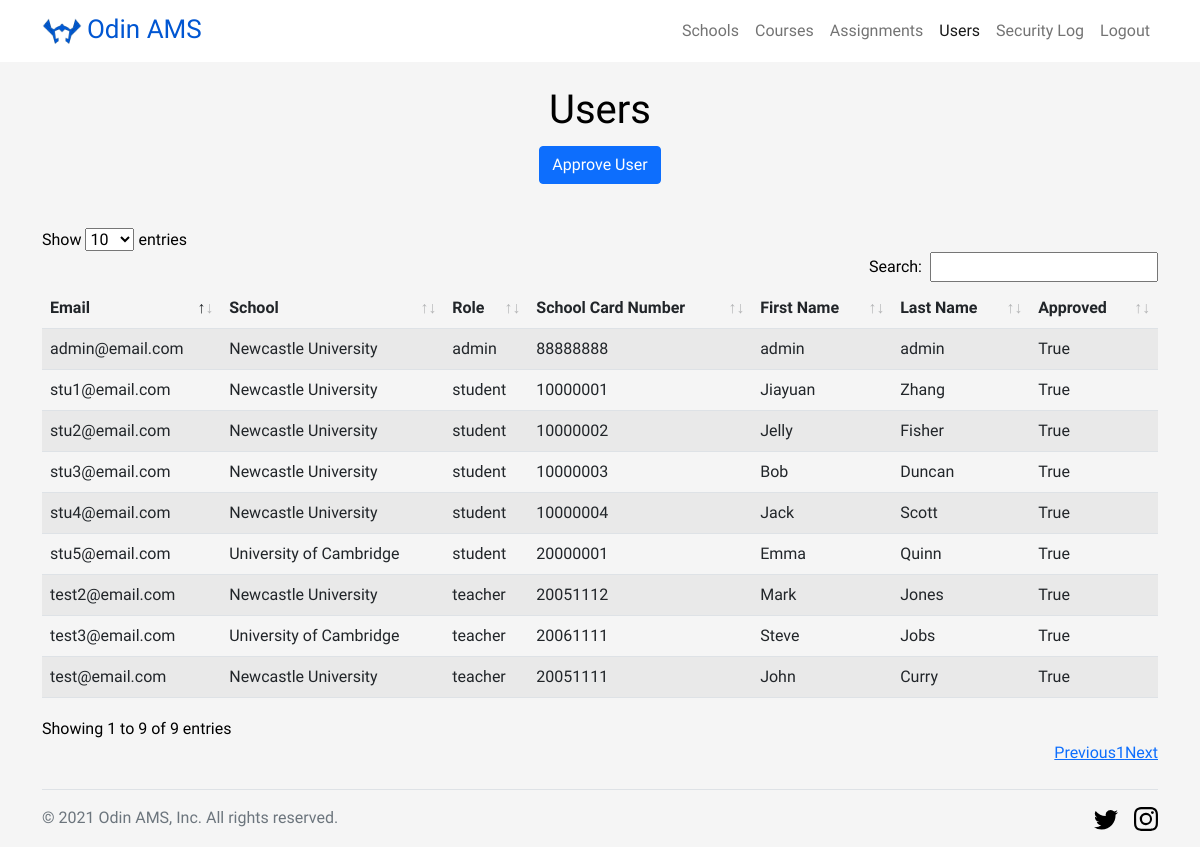
The app's page /view-all-users (signed in) with its own data.
### models.py (models this page shows, shortened)
class User(db.Model, UserMixin):
    __tablename__ = 'User'
    email = db.Column(db.String(100), primary_key=True)
    role = db.Column(db.String(10), nullable=False)
    password = db.Column(db.String(300), nullable=False)
    schoolID = db.Column(db.Integer, db.ForeignKey(School.ID), nullable=False)
    firstName = db.Column(db.String(30), nullable=False)
    surname = db.Column(db.String(30), nullable=False)
    UID = db.Column(db.String(36), nullable=False)
    approved = db.Column(db.Boolean, nullable=False)

class School(db.Model):
    __tablename__ = 'School'
    ID = db.Column(db.Integer, primary_key=True)
    schoolName = db.Column(db.String(100), nullable=False)

### administrator/views.py (the view)
@administrator_blueprint.route('/view-all-users', methods=['POST', 'GET'])
@login_required
@requires_roles('admin')
def view_all_users():
    users = []
    for u in User.query.all():
        school = School.query.filter_by(ID=u.schoolID).first().schoolName
        user = (u.email, school, u.role, u.UID, u.firstName, u.surname, u.approved)
        users.append(user)
    return render_template('admin-users.html', users=users)

### app.py (called while the page is built)
def login_required(func):
    @wraps(func)
    def decorated_view(*args, **kwargs):
        if request.method in EXEMPT_METHODS:
            return func(*args, **kwargs)
        elif not current_user.is_authenticated:
            logging.warning('SECURITY - Anonymous invalid access| | |%s', request.remote_addr)
            return current_app.login_manager.unauthorized() and render_template('errors/403.html')
        return func(*args, **kwargs)
    return decorated_view

def requires_roles(*roles):
    def wrapper(f):
        @wraps(f)
        def wrapped(*args, **kwargs):
            if not current_user.is_authenticated:
                return f(*args, **kwargs)
            elif current_user.role not in roles:
                logging.warning('SECURITY - UNAUTHORISED ACCESS ATTEMPT|%s|%s|%s',
                                current_user.UID,
                                current_user.email,
                                request.remote_addr)
                return render_template('errors/403.html')
            return f(*args, **kwargs)
        return wrapped
    return wrapper

    @login_manager.user_loader
    def load_user(email):
        return User.query.get(email)

### templates/admin-users.html (shortened to what this page needs)
<!DOCTYPE html>
<html>
<head>
    <link rel="stylesheet" href="{{ url_for('static',filename='css/bootstrap.min.css') }}">
    <link rel="stylesheet" href="{{ url_for('static',filename='css/base.css') }}">
    <link rel="stylesheet" href="{{ url_for('static',filename='css/dataTables.bootstrap5.min.css') }}">
</head>
<body>
	<header>
		<nav id="header-nav" class="navbar navbar-expand-lg navbar-light">
			<div class="container">
				<a class="navbar-brand" href="{{ url_for('admins.admin') }}">
					<img src="../static/image/logo.png" alt="Logo" width="40" height="37.6" class="d-inline-block align-text-center">
					<span>Odin AMS</span>
				</a>
		        <div id="navbarSupportedContent" class="collapse navbar-collapse">
		           <ul class="navbar-nav ms-auto mb-2 mb-lg-0">
			        	<li class="nav-item">
			            	<a class="nav-link" href="{{ url_for('admins.view_all_schools') }}"><span>Schools</span></a>
			            </li>
			            <li class="nav-item">
			            	<a class="nav-link" href="{{ url_for('admins.view_all_courses') }}"><span>Courses</span></a>
			            </li>
			            <li class="nav-item">
			            	<a class="nav-link" href="{{ url_for('admins.view_all_assignments') }}"><span>Assignments</span></a>
			            </li>
			            <li class="nav-item">
			            	<a class="nav-link active" href="{{ url_for('admins.view_all_users') }}"><span>Users</span></a>
			            </li>
                       <li class="nav-item">
			            	<a class="nav-link" href="{{ url_for('admins.security_log') }}"><span>Security Log</span></a>
			            </li>
			            <li class="nav-item">
			            	<a class="nav-link" href="{{ url_for('users.logout') }}"><span>Logout</span></a>
			            </li>
		          	</ul>
		        </div>
			</div>
		</nav>
	</header>
    <div id="page-container">
       <section class="text-center container">
    		<div class="row py-4">
      			<div class="col-lg-6 col-md-8 mx-auto">
			        <h1 class="fw-light">Users</h1>
                    <p>
		          	<a href="{{ url_for('admins.approve_user') }}" class="btn btn-primary my-1">Approve User</a>
        			</p>
      			</div>
    		</div>
  		</section>
        <div class="container" style="padding-bottom: 3rem">
            <table id="users-list" class="table table-striped" style="width:100%">
                    <thead>
                        <tr>
                            <th>Email</th>
                            <th>School</th>
                            <th>Role</th>
                            <th>School Card Number</th>
                            <th>First Name</th>
                            <th>Last Name</th>
                            <th>Approved</th>
                        </tr>
                    </thead>
                    <tbody>
                        {% for user in users %}
                            <tr>
                                <td>{{ user[0] }}</td>
                                <td>{{ user[1] }}</td>
                                <td>{{ user[2] }}</td>
                                <td>{{ user[3] }}</td>
                                <td>{{ user[4] }}</td>
                                <td>{{ user[5] }}</td>
                                <td>{{ user[6] }}</td>
                            </tr>
                        {% endfor %}
                    </tbody>
            </table>
        </div>
        <footer>
            <div class="container">
                <div class="d-flex flex-wrap justify-content-between align-items-center py-3 my-4 border-top">
                    <div class="col-md-4 d-flex align-items-center">
                        <span class="text-muted">&copy; 2021 Odin AMS, Inc. All rights reserved.</span>
                    </div>
                    <ul class="nav col-md-4 justify-content-end list-unstyled d-flex">
                        <li class="ms-3"><a class="text-muted" href="https://twitter.com/UniofNewcastle?ref_src=twsrc%5Egoogle%7Ctwcamp%5Eserp%7Ctwgr%5Eauthor" target="_blank"><svg class="bi" width="24" height="24"><use xlink:href="#twitter"/></svg></a></li>
                        <li class="ms-3"><a class="text-muted" href="https://www.instagram.com/hadjshell/" target="_blank"><svg class="bi" width="24" height="24"><use xlink:href="#instagram"/></svg></a></li>
                    </ul>
                </div>
            </div>
        </footer>
    </div>
</body>
</html>

### static/css/base.css (style rules this page uses)
body { font-size: 16px; font-family: 'Readex Pro', sans-serif; background: #f5f5f5; color: black; }
#page-container { position: relative; min-height: 85vh; }
#header-nav { background: white; padding: 5px; }
.navbar-brand span { font-size: 1.3em; color: #0056d2; }
footer { position: absolute; bottom: 0; width: 100%; height: 3rem; }

### templates/admin-users.html (style rules this page uses)
#page-container { min-height: 80vh; }

### records on screen
User: email "admin@email.com", role "admin", UID "88888888", firstName "admin", surname "admin"
School: schoolName "Newcastle University" "Newcastle University" "Newcastle University" "Newcastle University" "Newcastle University" "Newcastle University" "Newcastle University"
User: email "test@email.com", role "teacher", UID "20051111", firstName "John", surname "Curry"
User: email "test2@email.com", role "teacher", UID "20051112", firstName "Mark", surname "Jones"
User: email "test3@email.com", role "teacher", UID "20061111", firstName "Steve", surname "Jobs"
School: schoolName "University of Cambridge" "University of Cambridge"
User: email "stu1@email.com", role "student", UID "10000001", firstName "Jiayuan", surname "Zhang"
User: email "stu2@email.com", role "student", UID "10000002", firstName "Jelly", surname "Fisher"
User: email "stu3@email.com", role "student", UID "10000003", firstName "Bob", surname "Duncan"
User: email "stu4@email.com", role "student", UID "10000004", firstName "Jack", surname "Scott"
User: email "stu5@email.com", role "student", UID "20000001", firstName "Emma", surname "Quinn"

### other values on screen
{{ user[6] }} "True" "True" "True" "True" "True" "True" "True" "True" "True"
